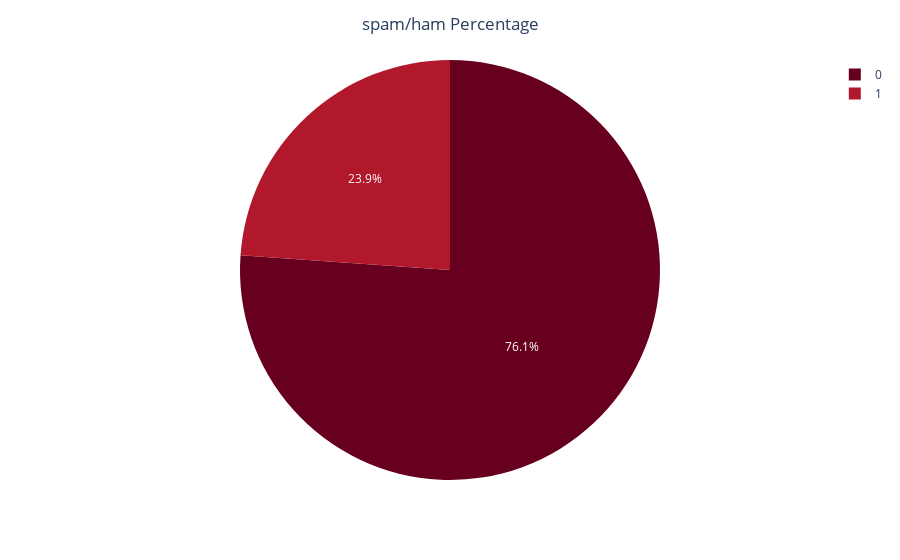

Notebook code for this chart:
### Code cell
spam = pd.DataFrame(df['spam'].value_counts()).reset_index()
spam.columns = ['spam', 'count']


fig = px.pie(gpa, values='count', names='spam',  
       color_discrete_sequence=px.colors.sequential.RdBu)
fig.update_layout(title=  f'spam/ham Percentage',  title_x = 0.5)

### Figure 1 — Plotly figure (JSON) as saved in the notebook; plotly's stock layout.template omitted (floating-point values rounded to 4 significant figures)
{"data": [{"domain": {"x": [0, 1], "y": [0, 1]}, "hovertemplate": "spam=%{label}<br>count=%{value}<extra></extra>", "labels": [0, 1], "legendgroup": "", "name": "", "showlegend": true, "type": "pie", "values": [4360, 1368]}], "layout": {"legend": {"tracegroupgap": 0}, "margin": {"t": 60}, "piecolorway": ["rgb(103,0,31)", "rgb(178,24,43)", "rgb(214,96,77)", "rgb(244,165,130)", "rgb(253,219,199)", "rgb(247,247,247)", "rgb(209,229,240)", "rgb(146,197,222)", "rgb(67,147,195)", "rgb(33,102,172)", "rgb(5,48,97)"], "title": {"text": "spam/ham Percentage", "x": 0.5}}}
